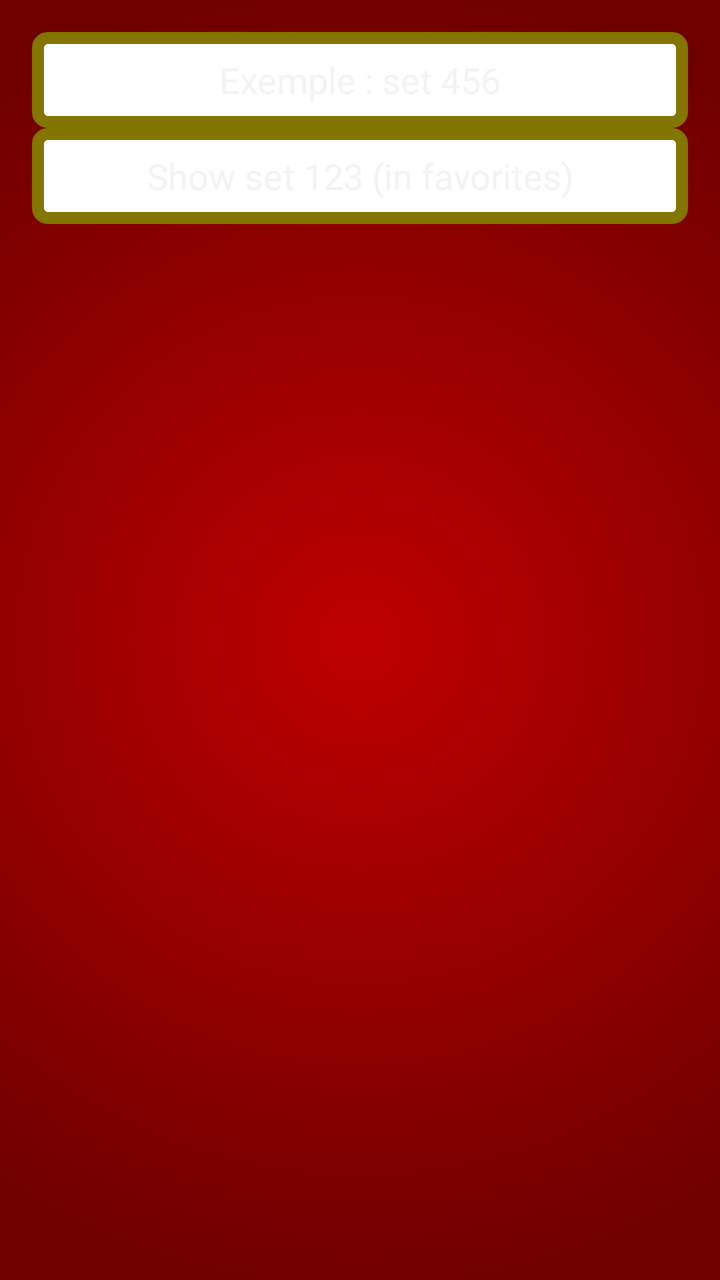
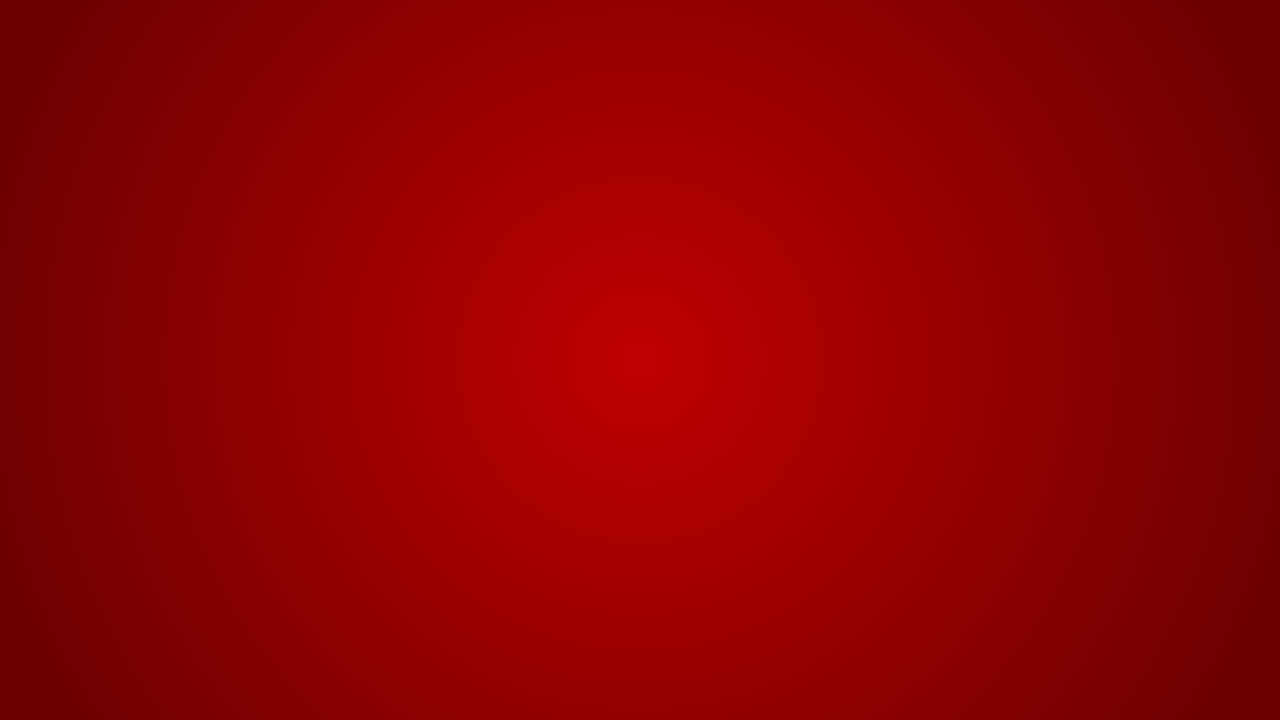

One screen, two layout resources from the same app: the default and the repository's alternative for another configuration. Each is rendered where Android would select it; the XML of both is given below.
<!-- AndroidManifest.xml: application theme AppTheme -->
<!-- res/layout/activity_search_result.xml -->
<RelativeLayout xmlns:android="http://schemas.android.com/apk/res/android"
    xmlns:tools="http://schemas.android.com/tools"
    android:layout_width="match_parent"
    android:layout_height="match_parent"
    android:paddingBottom="@dimen/activity_vertical_margin"
    android:paddingLeft="@dimen/activity_horizontal_margin"
    android:paddingRight="@dimen/activity_horizontal_margin"
    android:paddingTop="@dimen/activity_vertical_margin"
    android:orientation="vertical"
    tools:context=".SearchResultActivity"
    android:background="@drawable/red_background" >


    <Button
        android:id="@+id/button_showset456"
        android:background="@drawable/button_custom"
        android:layout_width="wrap_content"
        android:layout_height="wrap_content"
        android:layout_alignParentLeft="true"
        android:layout_alignParentRight="true"
        android:text="@string/garbage_showSet456" />

    <Button
        android:id="@+id/button_showset123"
        android:background="@drawable/button_custom"
        android:layout_width="wrap_content"
        android:layout_height="wrap_content"
        android:layout_alignParentLeft="true"
        android:layout_alignParentRight="true"
        android:layout_below="@+id/button_showset456"
        android:text="@string/garbage_showSet123" />

    <GridView
        android:id="@+id/gridview_lego_sets"
        android:layout_width="match_parent"
        android:layout_height="match_parent"
        android:layout_alignParentLeft="true"
        android:layout_below="@+id/button_showset123"
        android:numColumns="3" 
        android:horizontalSpacing="@dimen/margin_item_side"
        android:verticalSpacing="@dimen/margin_item_height">
    </GridView>

</RelativeLayout>
<!-- resources referenced by this layout -->
<resources>
  <dimen name="activity_horizontal_margin">16dp</dimen>
  <dimen name="activity_vertical_margin">16dp</dimen>
  <!-- drawable button_custom (drawable) -->
  <?xml version="1.0" encoding="utf-8"?>
  <selector xmlns:android="http://schemas.android.com/apk/res/android">
  
      <item android:drawable="@drawable/button_defaut" android:state_enabled="true" android:state_window_focused="false"/>
      <item android:drawable="@drawable/button_pressed" android:state_pressed="true"/>
      <item android:drawable="@drawable/button_defaut" android:state_focused="true"/>
      <item android:drawable="@drawable/button_defaut" android:state_enabled="true"/>
  
  </selector>
  <!-- drawable red_background (drawable) -->
  <?xml version="1.0" encoding="utf-8"?>
       <shape xmlns:android="http://schemas.android.com/apk/res/android">
  	    <gradient 
  	        android:gradientRadius="1000"
  			android:centerX="50%"
  			android:centerY="50%"
  			android:centerColor="#960000"
  			android:startColor="#BF0000"
  			android:endColor="#6E0000"
  			android:type="radial"
  	     />
  		</shape>
  <string name="garbage_showSet123">Show set 123 (in favorites)</string>
  <string name="garbage_showSet456">Exemple : set 456</string>
  <style name="AppTheme" parent="AppBaseTheme">
          
      </style>
  <!-- drawable button_defaut (drawable) -->
  <?xml version="1.0" encoding="utf-8"?>
   		 <shape xmlns:android="http://schemas.android.com/apk/res/android" android:shape="rectangle" >
  			<corners
  				android:radius="5dp"
  			/>
  			<solid
  				android:color="@color/white"
  			/>
  			
  			
  			<stroke
  				android:width="6dp"
  				android:color="@color/yellow"
  			/>
  		</shape>
  <!-- drawable button_pressed (drawable) -->
  <?xml version="1.0" encoding="utf-8"?>
   		 <shape xmlns:android="http://schemas.android.com/apk/res/android" android:shape="rectangle" >
  			<corners
  				android:radius="10dp"
  			/>
  			<solid
  				android:color="@color/selected"
  			/>
  			
  			<size
  				android:width="400dp"
  				android:height="60dp"
  			/>
  			<stroke
  				android:width="6dp"
  				android:color="@color/yellow"
  			/>
  		</shape>
  <style name="AppBaseTheme" parent="android:Theme.Holo">
          
      </style>
  <color name="white">#ffffff</color>
  <color name="yellow">#827500</color>
  <color name="selected">#94B5D1</color>
</resources>
<!-- res/layout-land/activity_search_result.xml (the repository's variant of the layout above) -->
<!-- drawn on the phone turned sideways -->
<RelativeLayout xmlns:android="http://schemas.android.com/apk/res/android"
    xmlns:tools="http://schemas.android.com/tools"
    android:layout_width="match_parent"
    android:layout_height="match_parent"
    android:paddingBottom="@dimen/activity_vertical_margin"
    android:paddingLeft="@dimen/activity_horizontal_margin"
    android:paddingRight="@dimen/activity_horizontal_margin"
    android:paddingTop="@dimen/activity_vertical_margin"
    android:orientation="vertical"
    tools:context=".SearchResultActivity"
    android:background="@drawable/red_background" >

    <GridView
        android:id="@+id/gridview_lego_sets"
        android:layout_width="match_parent"
        android:layout_height="match_parent"
        android:gravity="center"
        android:layout_alignParentLeft="true"
        android:horizontalSpacing="@dimen/margin_item_side"
        android:numColumns="3"
        android:verticalSpacing="@dimen/margin_item_height" >

    </GridView>

</RelativeLayout>
<!-- resources referenced by the variant -->
<!-- as the phone turned sideways resolves them -->
<resources>
  <dimen name="activity_horizontal_margin">16dp</dimen>
  <dimen name="activity_vertical_margin">16dp</dimen>
  <!-- drawable red_background (drawable) -->
  <?xml version="1.0" encoding="utf-8"?>
       <shape xmlns:android="http://schemas.android.com/apk/res/android">
  	    <gradient 
  	        android:gradientRadius="1000"
  			android:centerX="50%"
  			android:centerY="50%"
  			android:centerColor="#960000"
  			android:startColor="#BF0000"
  			android:endColor="#6E0000"
  			android:type="radial"
  	     />
  		</shape>
  <style name="AppTheme" parent="AppBaseTheme">
          
      </style>
  <style name="AppBaseTheme" parent="android:Theme.Holo">
          
      </style>
</resources>
